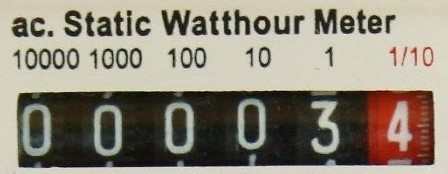
#> input picture images/meter1.jpg, 448 x 174 px, found by its file name; its folder holds only this picture in this run
$ python main.py
#> lines starting #> are read from the running program, lines starting #| are printed output that depends on the picture; after the words box and inside, x2 and y2 are one past the last pixel; in counts of white or black regions, pixels touching at a corner belong together
import cv2
import os
import numpy as np
import pytesseract

# pytesseract.pytesseract.tesseract_cmd='C:\\Tess\\Tesseract-OCR\\tesseract.exe'
pytesseract.pytesseract.tesseract_cmd = "C:\\Program Files (x86)\\Tesseract-OCR\\tesseract.exe"

path = "E:\python\mini project\images/"
files = [file for file in os.listdir(path) if file.endswith('.jpg') or file.endswith(".jfif") or file.endswith(".jpeg") or file.endswith(".png")]

for meter in files:
    img = cv2.imread(path + meter)
#> img is the input picture: shape (174, 448, 3); mean B, G, R 121.3, 135.3, 142.4
    cv2.imshow('Original',img)
    img = cv2.cvtColor(img,cv2.COLOR_BGR2GRAY)
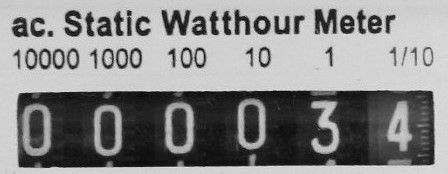
#> img: shape (174, 448); min 2, max 237, mean 135.8

    (thresh, img) = cv2.threshold(img, 130, 220, cv2.THRESH_BINARY)
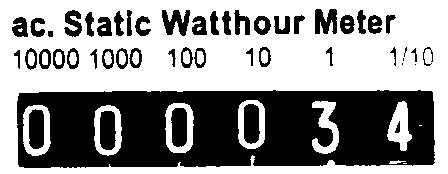
#> img: shape (174, 448); values 0 (black) and 220 (white), 57.8% white; 50 black regions (4 under 20 px), largest, box (x1, y1, x2, y2) and area: (17, 90, 435, 168) 24754, (244, 104, 260, 144) 560, (171, 108, 187, 147) 556
    cv2.imshow('Black white image', img)

    img = cv2.resize(img,(445, 127), interpolation=cv2.INTER_CUBIC)
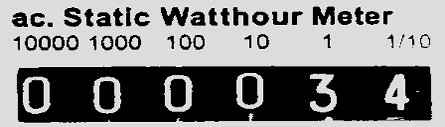
#> img: shape (127, 445); min 0, max 255, mean 128.1
    sharpening_filter = np.array([[-1,-1,-1],
                                  [-1,9,-1],
                                  [-1,-1,-1]])
    img = cv2.filter2D(img,-1,sharpening_filter)
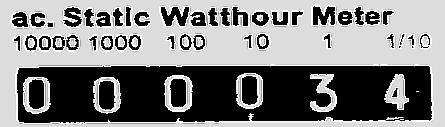
#> img: shape (127, 445); min 0, max 255, mean 128.8

    kernel = np.ones((2,2),np.uint8)
    kernel2 = np.ones((3,1),np.uint8)
    img = cv2.erode(img,kernel,iterations = 1)
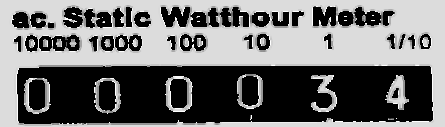
#> img: shape (127, 445); min 0, max 255, mean 111.7
    img = cv2.dilate(img,kernel2,iterations = 1)
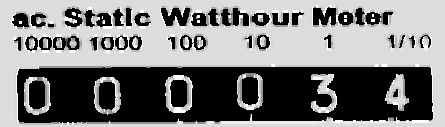
#> img: shape (127, 445); min 0, max 255, mean 124.1

#> (the run stopped early here; a loop or call above may not have finished)

$ run again, on images/meter3.jpg
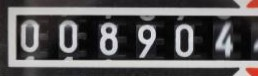
#> input picture images/meter3.jpg, 258 x 76 px, found by its file name
#> img is the input picture: shape (76, 258, 3); mean B, G, R 88.3, 87.5, 89.4
#> `(thresh, img) = cv2.threshold(img, 130, 220, cv2.THRESH_BINARY)`:
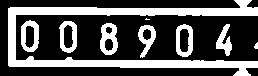
#> img: shape (76, 258); values 0 (black) and 220 (white), 32% white; 9 white regions (1 under 20 px), largest, box (x1, y1, x2, y2) and area: (8, 0, 258, 76) 4362, (100, 23, 118, 55) 364, (21, 20, 39, 52) 337
#> `img = cv2.dilate(img,kernel2,iterations = 1)`:
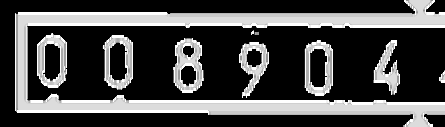
#> img: shape (127, 445); min 0, max 255, mean 73.4

$ run again, on images/meter4.jpg
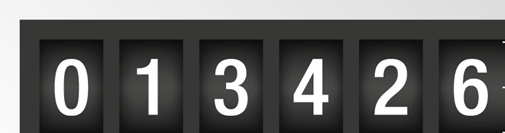
#> input picture images/meter4.jpg, 505 x 133 px, found by its file name
#> img is the input picture: shape (133, 505, 3); mean B, G, R 98.4, 99, 99
#> `(thresh, img) = cv2.threshold(img, 130, 220, cv2.THRESH_BINARY)`:
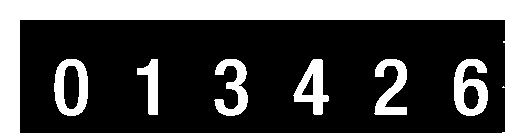
#> img: shape (133, 505); values 0 (black) and 220 (white), 26.9% white; 10 white regions (3 under 20 px), largest, box (x1, y1, x2, y2) and area: (0, 0, 505, 133) 12360, (454, 59, 488, 116) 1145, (54, 59, 88, 116) 1076
#> `img = cv2.dilate(img,kernel2,iterations = 1)`:
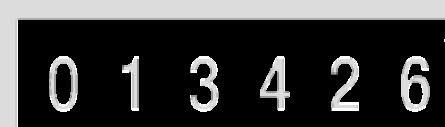
#> img: shape (127, 445); min 0, max 255, mean 59.3

$ run again, on images/meter5.jpg
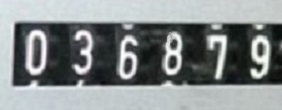
#> input picture images/meter5.jpg, 282 x 110 px, found by its file name
#> img is the input picture: shape (110, 282, 3); mean B, G, R 139, 138.3, 133
#> `(thresh, img) = cv2.threshold(img, 130, 220, cv2.THRESH_BINARY)`:
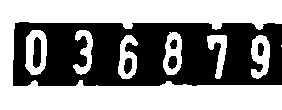
#> img: shape (110, 282); values 0 (black) and 220 (white), 56.6% white; 6 black regions, box (x1, y1, x2, y2) and area: (13, 22, 282, 86) 12949, (33, 37, 41, 68) 208, (124, 58, 132, 74) 102, (168, 56, 177, 69) 93, (258, 43, 264, 56) 66, (170, 39, 177, 49) 54
#> `img = cv2.dilate(img,kernel2,iterations = 1)`:
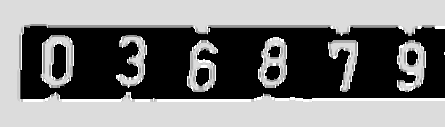
#> img: shape (127, 445); min 0, max 255, mean 123.7
